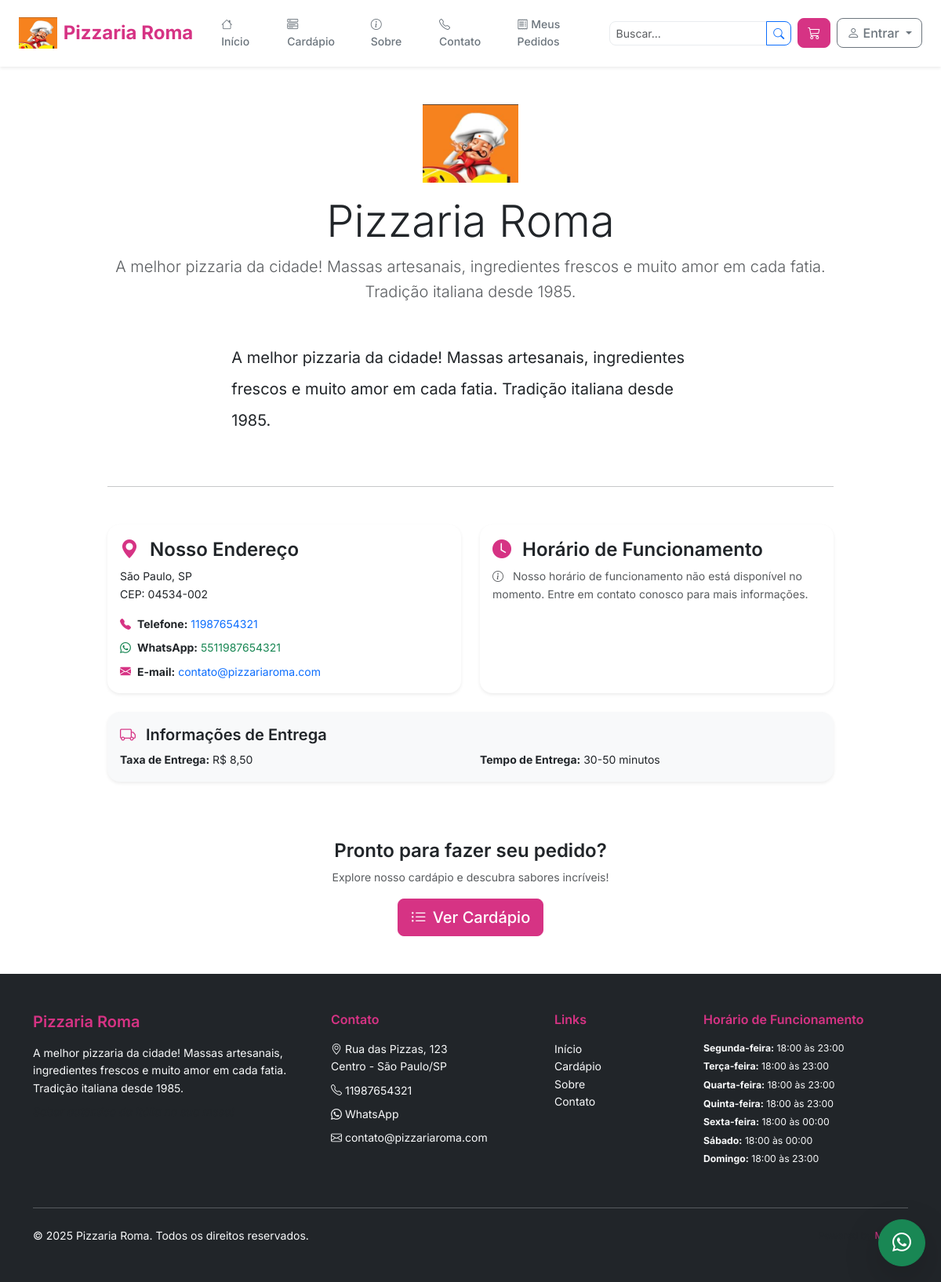
/pizzaria-roma/sobre/, run on an earlier commit of the app's database.
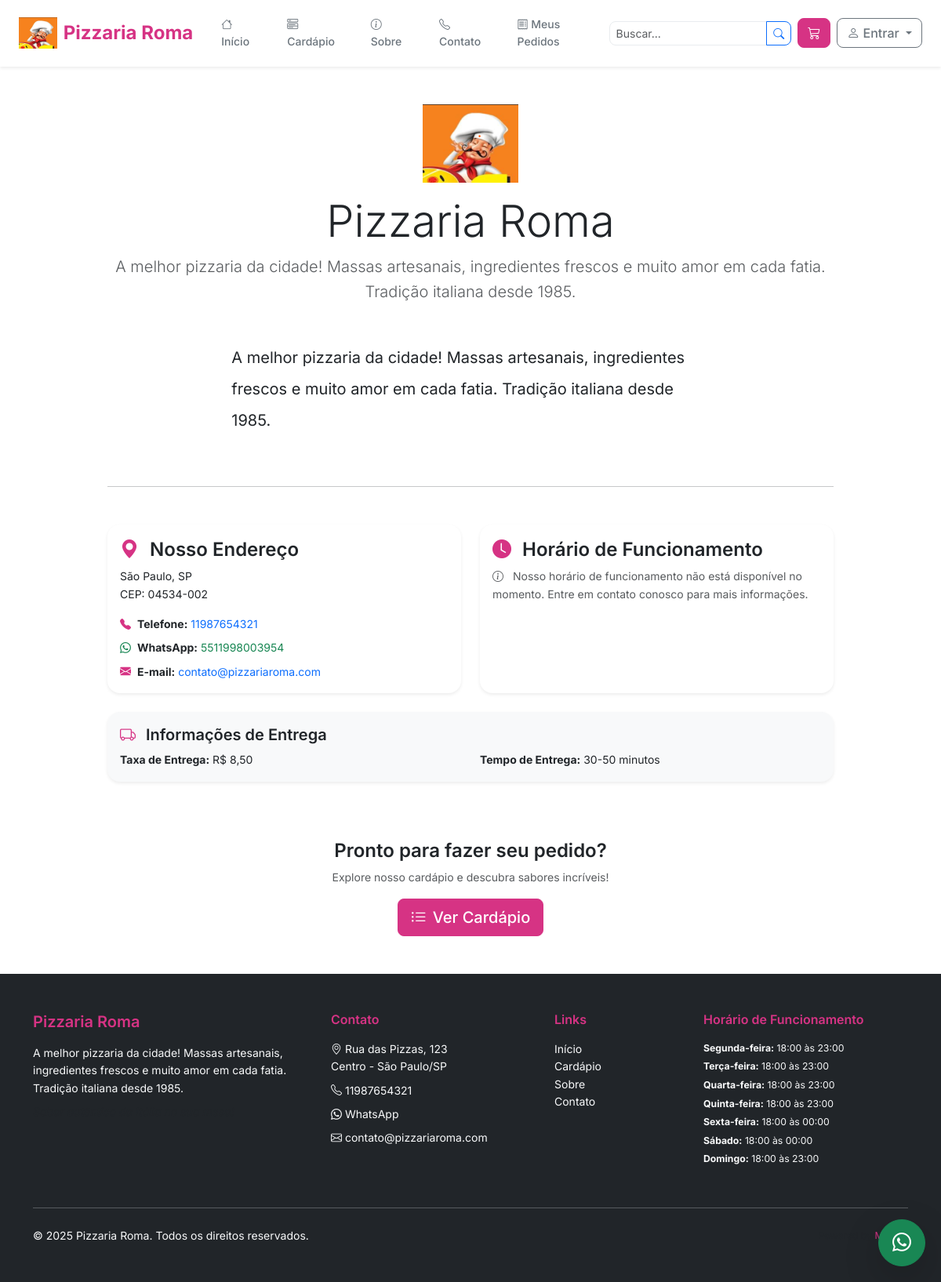
And on a later commit of the database.
### core/models.py (models this page shows, shortened)
class Restaurante(models.Model):
    frete_fixo = models.BooleanField(default=False, help_text='Usar valor fixo para o frete?')
    valor_frete_fixo = models.DecimalField(max_digits=7, decimal_places=2, null=True, blank=True)
    valor_frete_padrao = models.DecimalField(max_digits=7, decimal_places=2, null=True, blank=True)
    valor_adicional_km = models.DecimalField(max_digits=7, decimal_places=2, null=True, blank=True)
    raio_limite_km = models.DecimalField(max_digits=5, decimal_places=2, null=True, blank=True, help_text='Raio máximo de entrega em km')
    """Modelo para restaurantes (lojas)"""
    TIPO_SERVICO_CHOICES = [
        ('delivery', 'Delivery'),
        ('balcao', 'Balcão'),
        ('ambos', 'Delivery + Balcão'),
    ]
    STATUS_CHOICES = [
        ('ativo', 'Ativo'),
        ('inativo', 'Inativo'),
        ('manutencao', 'Em Manutenção'),
    ]
    id = models.UUIDField(primary_key=True, default=uuid.uuid4, editable=False)
    plano = models.ForeignKey(Plano, on_delete=models.SET_NULL, null=True, blank=True,
                             help_text='Plano de assinatura do restaurante')
    data_inicio_plano = models.DateField(null=True, blank=True,
                                        help_text='Data de início da assinatura')
    data_vencimento_plano = models.DateField(null=True, blank=True,
                                            help_text='Data de vencimento da mensalidade')
    plano_ativo = models.BooleanField(default=True,
                                     help_text='Se false, restaurante fica suspenso')
    nome = models.CharField(max_length=200)
    slug = models.SlugField(max_length=200, unique=True, blank=True)
    descricao = models.TextField()
    logo = models.ImageField(upload_to='restaurantes/logos/', null=True, blank=True)
    banner = models.ImageField(upload_to='restaurantes/banners/', null=True, blank=True)
    favicon = models.ImageField(upload_to='restaurantes/favicons/', null=True, blank=True)
    slogan = models.CharField(max_length=200, blank=True)
    mensagem_boas_vindas = models.TextField(blank=True, help_text="Mensagem de boas-vindas exibida na página inicial")
    telefone = models.CharField(max_length=15)
    whatsapp = models.CharField(max_length=15, blank=True)
    email = models.EmailField()
    cep = models.CharField(max_length=10)
    logradouro = models.CharField(max_length=200)
    numero = models.CharField(max_length=10)
    complemento = models.CharField(max_length=100, blank=True)
    bairro = models.CharField(max_length=100)
    cidade = models.CharField(max_length=100)
    estado = models.CharField(max_length=2)
    tipo_servico = models.CharField(max_length=20, choices=TIPO_SERVICO_CHOICES, default='ambos')
    taxa_entrega = models.DecimalField(max_digits=10, decimal_places=2, default=0.00)
    valor_minimo_pedido = models.DecimalField(max_digits=10, decimal_places=2, default=0.00)
    tempo_entrega_min = models.PositiveIntegerField(default=30, help_text="Tempo em minutos")
    tempo_entrega_max = models.PositiveIntegerField(default=60, help_text="Tempo em minutos")
    cor_primaria = models.CharField(max_length=7, default='#dc3545', help_text="Cor primária em hex")
    cor_secundaria = models.CharField(max_length=7, default='#6c757d', help_text="Cor secundária em hex")
    cor_destaque = models.CharField(max_length=7, default='#ffc107', help_text="Cor de destaque em hex")
    aceita_agendamento = models.BooleanField(default=False)
    aceita_pagamento_online = models.BooleanField(default=True)
    aceita_pagamento_entrega = models.BooleanField(default=True)
    status = models.CharField(max_length=20, choices=STATUS_CHOICES, default='ativo')
    proprietario = models.ForeignKey(Usuario, on_delete=models.CASCADE, related_name='restaurantes')
    funcionarios = models.ManyToManyField(Usuario, related_name='trabalha_em', blank=True)
    created_at = models.DateTimeField(auto_now_add=True)
    updated_at = models.DateTimeField(auto_now=True)
    class Meta:
        db_table = 'restaurantes'
        verbose_name = 'Restaurante'
        verbose_name_plural = 'Restaurantes'
    @property
    def esta_aberto(self):
        return self.status == 'ativo'

### loja/views.py (the view)
# urls.py: path('sobre/', views.SobreView.as_view(), name='sobre'),
class SobreView(BaseLojaView):
    template_name = 'loja/sobre.html'

### admin_loja/context_processors.py (called while the page is built, shortened)
def painel_permissoes(request):
    user = request.user
    if not user.is_authenticated:
        return {
            'is_lojista': False,
            'is_gerente': False,
            'is_atendente': False,
        }

### core/context_processors.py (called while the page is built)
def site_context(request):
    context = {}
    try:
        restaurante = Restaurante.objects.filter(status='ativo').first()
        if restaurante:
            context['restaurante_atual'] = restaurante
            context['cores_tema'] = {
                'primaria': restaurante.cor_primaria,
                'secundaria': restaurante.cor_secundaria,
                'destaque': restaurante.cor_destaque,
            }
    except Restaurante.DoesNotExist:
        context['restaurante_atual'] = None
        context['cores_tema'] = {
            'primaria': '#dc3545',
            'secundaria': '#6c757d',
            'destaque': '#ffc107',
        }
    return context

### loja/views.py (called while the page is built)
    def get_carrinho_count(self):
        carrinho = self.request.session.get('carrinho', {})
        return sum(item['quantidade'] for item in carrinho.values())

### templates/loja/sobre.html (shortened to what the changed rows need)
{% extends "base.html" %}
{% load static %}
{% block content %}
<div class="container my-5">
    <div class="row">
        <div class="col-lg-10 mx-auto">
            <div class="text-center mb-5">
                {% if restaurante.logo %}
                    <img src="{{ restaurante.logo.url }}" alt="Logo {{ restaurante.nome }}" class="mb-3" style="max-height: 100px; object-fit: contain;">
                {% endif %}
                <h1 class="display-4">{{ restaurante.nome }}</h1>
                <p class="lead text-muted">{{ restaurante.descricao|default:"Conheça nossa história e nossos valores" }}</p>
            </div>
            <div class="row mb-5">
                <div class="col-lg-8 mx-auto">
                    {% if restaurante.descricao_longa %}
                        <div class="fs-5 lh-lg">{{ restaurante.descricao_longa|linebreaks }}</div>
                    {% elif restaurante.descricao %}
                        <div class="fs-5 lh-lg">{{ restaurante.descricao|linebreaks }}</div>
                    {% endif %}
                </div>
            </div>
            <div class="row g-4">
                <div class="col-md-6">
                    <div class="card h-100 border-0 shadow-sm">
                        <div class="card-body">
                            <h4 class="card-title">
                                <i class="bi bi-geo-alt-fill text-primary me-2"></i>
                                Nosso Endereço
                            </h4>
                            <address class="mb-0">
                                {% if restaurante.cidade and restaurante.estado %}
                                    {{ restaurante.cidade }}, {{ restaurante.estado }}<br>
                                {% endif %}
                                {% if restaurante.cep %}
                                    CEP: {{ restaurante.cep }}<br>
                                {% endif %}
                            </address>
                            {% if restaurante.telefone %}
                                <div class="mt-3">
                                    <strong><i class="bi bi-telephone-fill text-primary me-2"></i>Telefone:</strong>
                                    <a href="tel:{{ restaurante.telefone }}" class="text-decoration-none">{{ restaurante.telefone }}</a>
                                </div>
                            {% endif %}
                            {% if restaurante.whatsapp %}
                                <div class="mt-2">
                                    <strong><i class="bi bi-whatsapp text-success me-2"></i>WhatsApp:</strong>
                                    <a href="https://wa.me/{{ restaurante.whatsapp }}" target="_blank" class="text-decoration-none text-success">{{ restaurante.whatsapp }}</a>
                                </div>
                            {% endif %}
                            {% if restaurante.email %}
                                <div class="mt-2">
                                    <strong><i class="bi bi-envelope-fill text-primary me-2"></i>E-mail:</strong>
                                    <a href="mailto:{{ restaurante.email }}" class="text-decoration-none">{{ restaurante.email }}</a>
                                </div>
                            {% endif %}
                        </div>
                    </div>
                </div>
            </div>
            {% if restaurante.taxa_entrega or restaurante.tempo_entrega_min %}
                <div class="row mt-4">
                    <div class="col-12">
                        <div class="card border-0 shadow-sm bg-light">
                            <div class="card-body">
                                <div class="row">
                                    {% if restaurante.taxa_entrega %}
                                        <div class="col-md-6">
                                            <strong>Taxa de Entrega:</strong> R$ {{ restaurante.taxa_entrega|floatformat:2 }}
                                        </div>
                                    {% endif %}
                                    {% if restaurante.tempo_entrega_min and restaurante.tempo_entrega_max %}
                                        <div class="col-md-6">
                                            <strong>Tempo de Entrega:</strong> {{ restaurante.tempo_entrega_min }}-{{ restaurante.tempo_entrega_max }} minutos
                                        </div>
                                    {% endif %}
                                </div>
                            </div>
                        </div>
                    </div>
                </div>
            {% endif %}
        </div>
    </div>
</div>
{% endblock %}

### templates/base.html (shortened to what the changed rows need)
{% load loja_extras %}
<!DOCTYPE html>
<html lang="pt-BR">
<head>
    {% if restaurante_atual.favicon %}
        <link rel="icon" type="image/x-icon" href="{{ restaurante_atual.favicon.url }}">
    {% else %}
        <link rel="icon" type="image/x-icon" href="{% load static %}{% static 'img/favicon.ico' %}">
    {% endif %}
    {% load static %}
    <link href="https://cdn.jsdelivr.net/npm/bootstrap@5.3.2/dist/css/bootstrap.min.css" rel="stylesheet">
    <link rel="stylesheet" href="https://cdn.jsdelivr.net/npm/bootstrap-icons@1.11.2/font/bootstrap-icons.css">
    <link rel="stylesheet" href="{% static 'css/loja.css' %}">
</head>
<body class="{% block body_class %}{% endblock %}">
    <nav class="navbar navbar-expand-lg navbar-light bg-white shadow-sm sticky-top">
        <div class="container-fluid px-4">
            <a class="navbar-brand d-flex align-items-center" href="{% loja_url 'home' %}">
                {% if restaurante_atual.logo %}
                    <img src="{{ restaurante_atual.logo.url }}" alt="{{ restaurante_atual.nome }}" height="40" class="me-2">
                {% endif %}
                <span class="fw-bold text-primary">{{ restaurante_atual.nome|default:"Menuly" }}</span>
            </a>
        </div>
    </nav>
    <main class="{% block main_class %}{% endblock %}">
        {% block content %}{% endblock %}
    </main>
    <footer class="bg-dark text-light mt-5">
        <div class="container py-5">
            <div class="row">
                <div class="col-lg-4 col-md-6 mb-4">
                    <h5 class="text-primary mb-3">{{ restaurante_atual.nome|default:"Menuly Delivery" }}</h5>
                    {% if restaurante_atual %}
                        <p class="mb-2">{{ restaurante_atual.descricao|truncatewords:20 }}</p>
                        {% if restaurante_atual.slogan %}
                            <p class="fst-italic text-muted">{{ restaurante_atual.slogan }}</p>
                        {% endif %}
                    {% endif %}
                </div>
                <div class="col-lg-3 col-md-6 mb-4">
                    <h6 class="text-primary mb-3">Contato</h6>
                    {% if restaurante_atual %}
                        <p class="mb-2">
                            <i class="bi bi-geo-alt"></i>
                            {{ restaurante_atual.logradouro }}, {{ restaurante_atual.numero }}<br>
                            {{ restaurante_atual.bairro }} - {{ restaurante_atual.cidade }}/{{ restaurante_atual.estado }}
                        </p>
                        <p class="mb-2">
                            <i class="bi bi-telephone"></i>
                            <a href="tel:{{ restaurante_atual.telefone }}" class="text-light text-decoration-none">
                                {{ restaurante_atual.telefone }}
                            </a>
                        </p>
                        {% if restaurante_atual.whatsapp %}
                            <p class="mb-2">
                                <i class="bi bi-whatsapp"></i>
                                <a href="https://wa.me/{{ restaurante_atual.whatsapp }}" class="text-light text-decoration-none" target="_blank">
                                    WhatsApp
                                </a>
                            </p>
                        {% endif %}
                        <p class="mb-2">
                            <i class="bi bi-envelope"></i>
                            <a href="mailto:{{ restaurante_atual.email }}" class="text-light text-decoration-none">
                                {{ restaurante_atual.email }}
                            </a>
                        </p>
                    {% endif %}
                </div>
            </div>
            <div class="row align-items-center">
                <div class="col-md-6">
                    <p class="mb-0">&copy; {% now "Y" %} {{ restaurante_atual.nome|default:"Menuly Delivery" }}. Todos os direitos reservados.</p>
                </div>
            </div>
        </div>
    </footer>
</body>
</html>

What changed in the data, as far as the page shows it:
changed Restaurante "Pizzaria Roma": whatsapp "5511987654321" → "5511998003954"
